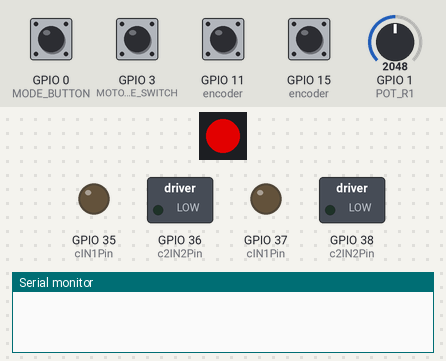
The sketch below on a simulated ESP32-S3. Parts: 1 RGB LEDs in strip order, left to right, switched loads named in the sketch (green lamp = pin HIGH), output pins drawn as LEDs (lit = HIGH), the last lines printed to the serial monitor. The inputs (shaded band) are chosen by the test bench; at power-on: GPIO 0 (MODE_BUTTON), GPIO 3 (MOTOR_ENABLE_SWITCH), GPIO 11 (encoder), GPIO 15 (encoder) HIGH, GPIO 1 (POT_R1) = 2048. Dim RGB values are drawn brighter than linear; the strip is taken to match the declared colour order.

Above: at 1.2 s.
1.3 s: GPIO 0 (MODE_BUTTON) pulled LOW for 0.15 s
At 2.9 s:
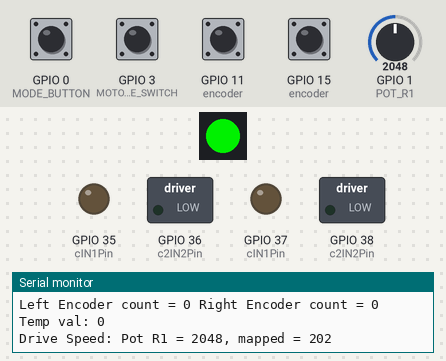
4.3 s: GPIO 0 (MODE_BUTTON) pulled LOW for 1 s
At 5.6 s:
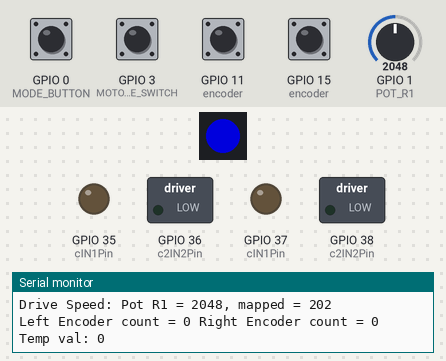
7.3 s: GPIO 0 (MODE_BUTTON) pulled LOW for 0.15 s
At 7.58 s:
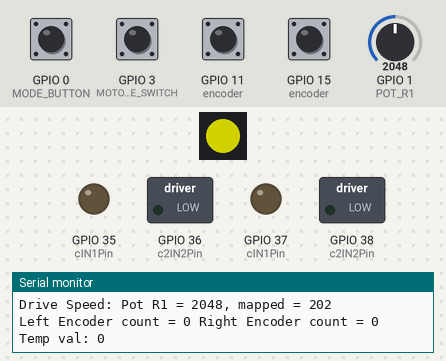
10.3 s: GPIO 0 (MODE_BUTTON) pulled LOW for 0.15 s
At 10.6 s:
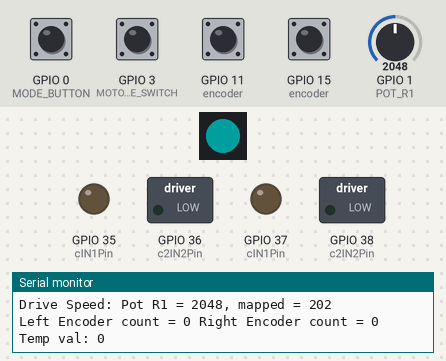
13.3 s: GPIO 0 (MODE_BUTTON) pulled LOW for 1 s
At 14.44 s:
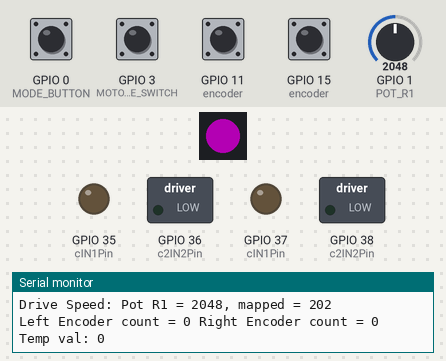
Timing chart, 0 to 17.3 s (numbered marks = the images above; inputs shaded):
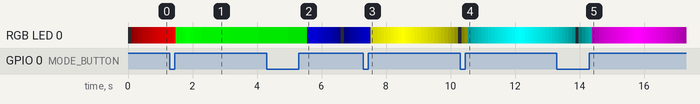

The sketch:

Collector_Bot_Code.ino
```cpp
/*

 MSE 2202 MSEBot base code for testing collection
 Language: Arduino
 Authors: Eugen Porter and Michael Naish and Kai Elrick

 Rev 1 - Initial version 2016
 Rev 2 - Update for MSEduino V0.2
 ...
 Rev 4 - revisit for MSEduino V4.2 2023
 Rev 5 - revisit for MSEduino V5.1 2023

 */

//  To program and use ESP32-S3
//
//  Tools->:
//  Board: "Adafruit Feather ESP32-S3 No PSRAM"
//  Upload Speed: "921600"
//  USB CDC On Boot: "Enabled"
//  USB Firmware MSC on Boot: "Disabled"
//  USB DFU On Bot: "Disabled"
//  Upload Mode:"UART0/Hardware CDC"
//  SPU Frequency: "240MHz (WiFi)"
//  Flash Mode: "QIO 80MHz"
//  Flash SIze: "4MB (32Mb)"
//  Partition Scheme: "Default 4MB with spiffs (1.2MB app/1.5MB SPIFFS)"
//  Core Debug Level: "Verbose"
//  PSRAM: 'Disabled"
//  Arduino Runs On: "Core 1"
//  Events Run On: "Core 1"
//
//  To program, press and hold the reset button then press and hold program button, release the reset button then
//  release the program button
//

// Uncomment keywords to enable debugging output
#define DEBUG_DRIVE_SPEED    1
#define DEBUG_ENCODER_COUNT  1

#include <Adafruit_NeoPixel.h>

// Function declarations
void Indicator();                                                              // for mode/heartbeat on Smart LED
void setMotor(int dir, int pwm, int in1, int in2);
void ARDUINO_ISR_ATTR encoderISR(void* arg);

// Encoder structure
struct Encoder {
   const int chanA;                                                            // GPIO pin for encoder channel A
   const int chanB;                                                            // GPIO pin for encoder channel B
   long pos;                                                                   // current encoder position
};

// Port pin constants
#define LEFT_MOTOR_A        35                                                 // GPIO35 pin 28 (J35) Motor 1 A
#define LEFT_MOTOR_B        36                                                 // GPIO36 pin 29 (J36) Motor 1 B
#define RIGHT_MOTOR_A       37                                                 // GPIO37 pin 30 (J37) Motor 2 A
#define RIGHT_MOTOR_B       38                                                 // GPIO38 pin 31 (J38) Motor 2 B
#define ENCODER_LEFT_A      15                                                 // left encoder A signal is connected to pin 8 GPIO15 (J15)
#define ENCODER_LEFT_B      16                                                 // left encoder B signal is connected to pin 8 GPIO16 (J16)
#define ENCODER_RIGHT_A     11                                                 // right encoder A signal is connected to pin 19 GPIO11 (J11)
#define ENCODER_RIGHT_B     12                                                 // right encoder B signal is connected to pin 20 GPIO12 (J12)
#define MODE_BUTTON         0                                                  // GPIO0  pin 27 for Push Button 1
#define MOTOR_ENABLE_SWITCH 3                                                  // DIP Switch S1-1 pulls Digital pin D3 to ground when on, connected to pin 15 GPIO3 (J3)
#define POT_R1              1                                                  // when DIP Switch S1-3 is on, Analog AD0 (pin 39) GPIO1 is connected to Poteniometer R1
#define SMART_LED           21                                                 // when DIP Switch S1-4 is on, Smart LED is connected to pin 23 GPIO21 (J21)
#define SMART_LED_COUNT     1                                                  // number of SMART LEDs in use

// Constants
const int cDisplayUpdate = 100;                                                // update interval for Smart LED in milliseconds
const int cNumMotors = 2;                                                      // number of DC motors
const int cIN1Pin[] = {LEFT_MOTOR_A, RIGHT_MOTOR_A};                           // GPIO pin(s) for INT1
const int cIN1Chan[] = {0, 1};                                                 // PWM channe(s) for INT1
const int c2IN2Pin[] = {LEFT_MOTOR_B, RIGHT_MOTOR_B};                          // GPIO pin(s) for INT2
const int cIN2Chan[] = {2, 3};                                                 // PWM channel(s) for INT2
const int cPWMRes = 8;                                                         // bit resolution for PWM
const int cMinPWM = 150;                                                       // PWM value for minimum speed that turns motor
const int cMaxPWM = pow(2, cPWMRes) - 1;                                       // PWM value for maximum speed
const int cPWMFreq = 20000;                                                    // frequency of PWM signal
const int cCountsRev = 1096;                                                   // encoder pulses per motor revolution

// Variables
boolean motorsEnabled = true;                                                  // motors enabled flag
boolean timeUp3sec = false;                                                    // 3 second timer elapsed flag
boolean timeUp2sec = false;                                                    // 2 second timer elapsed flag
unsigned char driveSpeed;                                                      // motor drive speed (0-255)
unsigned char driveIndex;                                                      // state index for run mode
unsigned int  modePBDebounce;                                                  // pushbutton debounce timer count
unsigned long timerCount3sec = 0;                                              // 3 second timer count in milliseconds
unsigned long timerCount2sec = 0;                                              // 2 second timer count in milliseconds
unsigned long displayTime;                                                     // heartbeat LED update timer
unsigned long previousMicros;                                                  // last microsecond count
unsigned long currentMicros;                                                   // current microsecond count
int temp = 0;
long millisTemp; //temp for recording time

// Declare SK6812 SMART LED object
//   Argument 1 = Number of LEDs (pixels) in use
//   Argument 2 = ESP32 pin number
//   Argument 3 = Pixel type flags, add together as needed:
//     NEO_KHZ800  800 KHz bitstream (most NeoPixel products w/WS2812 LEDs)
//     NEO_KHZ400  400 KHz (classic 'v1' (not v2) FLORA pixels, WS2811 drivers)
//     NEO_GRB     Pixels are wired for GRB bitstream (most NeoPixel products)
//     NEO_RGB     Pixels are wired for RGB bitstream (v1 FLORA pixels, not v2)
//     NEO_RGBW    Pixels are wired for RGBW bitstream (NeoPixel RGBW products)
Adafruit_NeoPixel SmartLEDs(SMART_LED_COUNT, SMART_LED, NEO_RGB + NEO_KHZ800);

// smart LED brightness for heartbeat
unsigned char LEDBrightnessIndex = 0;
unsigned char LEDBrightnessLevels[] = {5,15,30,45,60,75,90,105,120,135,150,165,180,195,210,225,240,255,
                                       240,225,210,195,180,165,150,135,120,105,90,75,60,45,30,15};

unsigned int  robotModeIndex = 0;                                              // robot operational state
unsigned int  modeIndicator[6] = {                                             // colours for different modes
   SmartLEDs.Color(255,0,0),                                                   //   red - stop
   SmartLEDs.Color(0,255,0),                                                   //   green - run
   SmartLEDs.Color(0,0,255),                                                   //   blue - empty case
   SmartLEDs.Color(255,255,0),                                                 //   yellow - empty case
   SmartLEDs.Color(0,255,255),                                                 //   cyan - empty case
   SmartLEDs.Color(255,0,255)                                                  //   magenta - empty case
};

Encoder encoder[] = {{ENCODER_LEFT_A, ENCODER_LEFT_B, 0},                      // left encoder, 0 position
                     {ENCODER_RIGHT_A, ENCODER_RIGHT_B, 0}};                   // right encoder, 0 position

void setup()
{
#if defined DEBUG_DRIVE_SPEED || DEBUG_ENCODER_COUNT
   Serial.begin(115200);
#endif

   // Set up motors and encoders
   for (int k = 0; k < cNumMotors; k++) {
      ledcAttachPin(cIN1Pin[k], cIN1Chan[k]);                                  // attach INT1 GPIO to PWM channel
      ledcSetup(cIN1Chan[k], cPWMFreq, cPWMRes);                               // configure PWM channel frequency and resolution
      ledcAttachPin(c2IN2Pin[k], cIN2Chan[k]);                                 // attach INT2 GPIO to PWM channel
      ledcSetup(cIN2Chan[k], cPWMFreq, cPWMRes);                               // configure PWM channel frequency and resolution
      pinMode(encoder[k].chanA, INPUT);                                        // configure GPIO for encoder channel A input
      pinMode(encoder[k].chanB, INPUT);                                        // configure GPIO for encoder channel B input
      // configure encoder to trigger interrupt with each rising edge on channel A
      attachInterruptArg(encoder[k].chanA, encoderISR, &encoder[k], RISING);
  }

   // Set up SmartLED
   SmartLEDs.begin();                                                          // initialize smart LEDs object (REQUIRED)
   SmartLEDs.clear();                                                          // clear pixel
   SmartLEDs.setPixelColor(0,SmartLEDs.Color(0,0,0));                          // set pixel colors to 'off'
   SmartLEDs.show();                                                           // send the updated pixel colors to the hardware

   pinMode(MOTOR_ENABLE_SWITCH, INPUT_PULLUP);                                 // set up motor enable switch with internal pullup
   pinMode(MODE_BUTTON, INPUT_PULLUP);                                         // Set up mode pushbutton
   modePBDebounce = 0;                                                         // reset debounce timer count
}

void loop()
{
   long pos[] = {0, 0};                                                        // current motor positions
   int pot = 0;                                                                // raw ADC value from pot

   // store encoder positions to avoid conflicts with ISR updates
   noInterrupts();                                                             // disable interrupts temporarily while reading
   for (int k = 0; k < cNumMotors; k++) {
      pos[k] = encoder[k].pos;                                                 // read and store current motor position
   }
   interrupts();                                                               // turn interrupts back on

   currentMicros = micros();                                                   // get current time in microseconds
   if ((currentMicros - previousMicros) >= 1000) {                             // enter when 1 ms has elapsed
      previousMicros = currentMicros;                                          // record current time in microseconds

      // 3 second timer, counts 3000 milliseconds
      timerCount3sec = timerCount3sec + 1;                                     // increment 3 second timer count
      if (timerCount3sec > 3000) {                                             // if 3 seconds have elapsed
         timerCount3sec = 0;                                                   // reset 3 second timer count
         timeUp3sec = true;                                                    // indicate that 3 seconds have elapsed
      }

      // 2 second timer, counts 2000 milliseconds
      timerCount2sec = timerCount2sec + 1;                                     // increment 2 second timer count
      if (timerCount2sec > 2000) {                                             // if 2 seconds have elapsed
         timerCount2sec = 0;                                                   // reset 2 second timer count
         timeUp2sec = true;                                                    // indicate that 2 seconds have elapsed
      }

      // Mode pushbutton debounce and toggle
      if (!digitalRead(MODE_BUTTON)) {                                         // if pushbutton GPIO goes LOW (nominal push)
         // Start debounce
         if (modePBDebounce <= 25) {                                           // 25 millisecond debounce time
            modePBDebounce = modePBDebounce + 1;                               // increment debounce timer count
            if (modePBDebounce > 25) {                                         // if held for at least 25 mS
               modePBDebounce = 1000;                                          // change debounce timer count to 1 second
            }
         }
         if (modePBDebounce >= 1000) {                                         // maintain 1 second timer count until release
            modePBDebounce = 1000;
         }
      }
      else {                                                                   // pushbutton GPIO goes HIGH (nominal release)
         if(modePBDebounce <= 26) {                                            // if release occurs within debounce interval
            modePBDebounce = 0;                                                // reset debounce timer count
         }
         else {
            modePBDebounce = modePBDebounce + 1;                               // increment debounce timer count
            if(modePBDebounce >= 1025) {                                       // if pushbutton was released for 25 mS
               modePBDebounce = 0;                                             // reset debounce timer count
               robotModeIndex++;                                               // switch to next mode
               robotModeIndex = robotModeIndex & 7;                            // keep mode index between 0 and 7
               timerCount3sec = 0;                                             // reset 3 second timer count
               timeUp3sec = false;                                             // reset 3 second timer
            }
         }
      }

      // check if drive motors should be powered
      motorsEnabled = !digitalRead(MOTOR_ENABLE_SWITCH);                       // if SW1-1 is on (low signal), then motors are enabled

      // modes
      // 0 = Default after power up/reset. Robot is stopped.
      // 1 = Press mode button once to enter.        Run robot
      // 2 = Press mode button twice to enter.       Add your code to do something
      // 3 = Press mode button three times to enter. Add your code to do something
      // 4 = Press mode button four times to enter.  Add your code to do something
      // 5 = Press mode button five times to enter.  Add your code to do something
      // 6 = Press mode button six times to enter.   Add your code to do something
      switch(robotModeIndex) {
         case 0: // Robot stopped
            setMotor(0, 0, cIN1Chan[0], cIN2Chan[0]);                          // stop left motor
            setMotor(0, 0, cIN1Chan[1], cIN2Chan[1]);                          // stop right motor
            encoder[0].pos = 0;                                                // clear left encoder
            encoder[1].pos = 0;                                                // clear right encoder
            driveIndex = 0;                                                    // reset drive index
            timeUp2sec = false;                                                // reset 2 second timer
            temp = 0;
            break;

         case 1: // Run robot
            if (timeUp2sec) {                                                  // pause for 2 sec before running case 1 code
               // Read pot to update drive motor speed
               pot = analogRead(POT_R1);
               driveSpeed = map(pot, 0, 4095, cMinPWM, cMaxPWM);
#ifdef DEBUG_DRIVE_SPEED
               Serial.print(F("Drive Speed: Pot R1 = "));
               Serial.print(pot);
               Serial.print(F(", mapped = "));
               Serial.println(driveSpeed);
#endif
#ifdef DEBUG_ENCODER_COUNT
               Serial.print(F("Left Encoder count = "));
               Serial.print(pos[0]);
               Serial.print(F(" Right Encoder count = "));
               Serial.print(pos[1]);
               Serial.print("  Temp val: ");
               Serial.println(temp);

#endif
               if (motorsEnabled) {                                            // run motors only if enabled
                if(temp == 0){
                  driveIndex = 1;   //start driving forwards
                  if(pos[0] > 40000){
                    temp = 1;  //once its gone 100cm move to next state
                  }
                }
                     switch(driveIndex) {                                      // cycle through drive states
                        case 0: // Stop
                           setMotor(0, 0, cIN1Chan[0], cIN2Chan[0]);           // stop left motor
                           setMotor(0, 0, cIN1Chan[1], cIN2Chan[1]);           // stop right motor
                           break;

                        case 1: // Drive forward — motors spin in opposite directions as they are opposed by 180 degrees
                           setMotor(1, driveSpeed, cIN1Chan[0], cIN2Chan[0]);  // left motor forward
                           setMotor(-1, driveSpeed, cIN1Chan[1], cIN2Chan[1]); // right motor reverse (opposite dir from left)
                           break;

                        case 2: // Drive backward — motors spin in opposite directions as they are opposed by 180 degrees
                           setMotor(-1, driveSpeed, cIN1Chan[0], cIN2Chan[0]); // left motor reverse
                           setMotor(1, driveSpeed, cIN1Chan[1], cIN2Chan[1]);  // right motor forward (opposite dir from right)
                           break;

                        case 3: // Turn left (counterclockwise) - motors spin in same direction
                           setMotor(-1, driveSpeed, cIN1Chan[0], cIN2Chan[0]); // left motor reverse
                           setMotor(-1, driveSpeed, cIN1Chan[1], cIN2Chan[1]); // right motor reverse
                           break;

                        case 4: // Turn right (clockwise) — motors spin in same direction
                           setMotor(1, driveSpeed, cIN1Chan[0], cIN2Chan[0]);  // left motor forward
                           setMotor(1, driveSpeed, cIN1Chan[1], cIN2Chan[1]);  // right motor forward
                           break;
                     }

               }
            }
            else {                                                            // stop when motors are disabled
               setMotor(0, 0, cIN1Chan[0], cIN2Chan[0]);                      // stop left motor
               setMotor(0, 0, cIN1Chan[1], cIN2Chan[1]);                      // stop right motor
            }
            break;
      }
      // Update brightness of heartbeat display on SmartLED
      displayTime++;                                                          // count milliseconds
      if (displayTime > cDisplayUpdate) {                                     // when display update period has passed
         displayTime = 0;                                                     // reset display counter
         LEDBrightnessIndex++;                                                // shift to next brightness level
         if (LEDBrightnessIndex > sizeof(LEDBrightnessLevels)) {              // if all defined levels have been used
            LEDBrightnessIndex = 0;                                           // reset to starting brightness
         }
         SmartLEDs.setBrightness(LEDBrightnessLevels[LEDBrightnessIndex]);    // set brightness of heartbeat LED
         Indicator();                                                         // update LED
      }
   }
}

// Set colour of Smart LED depending on robot mode (and update brightness)
void Indicator() {
  SmartLEDs.setPixelColor(0, modeIndicator[robotModeIndex]);                  // set pixel colors to = mode
  SmartLEDs.show();                                                           // send the updated pixel colors to the hardware
}

// send motor control signals, based on direction and pwm (speed)
void setMotor(int dir, int pwm, int in1, int in2) {
   if (dir == 1) {                                                            // forward
      ledcWrite(in1, pwm);
      ledcWrite(in2, 0);
   }
   else if (dir == -1) {                                                      // reverse
      ledcWrite(in1, 0);
      ledcWrite(in2, pwm);
   }
   else {                                                                     // stop
      ledcWrite(in1, 0);
      ledcWrite(in2, 0);
   }
}

// encoder interrupt service routine
// argument is pointer to an encoder structure, which is statically cast to a Encoder structure, allowing multiple
// instances of the encoderISR to be created (1 per encoder)
void ARDUINO_ISR_ATTR encoderISR(void* arg) {
   Encoder* s = static_cast<Encoder*>(arg);                                  // cast pointer to static structure

   int b = digitalRead(s->chanB);                                            // read state of channel B
   if (b > 0) {                                                              // high, leading channel A
      s->pos++;                                                              // increase position
   }
   else {                                                                    // low, lagging channel A
      s->pos--;                                                              // decrease position
   }
}
```
